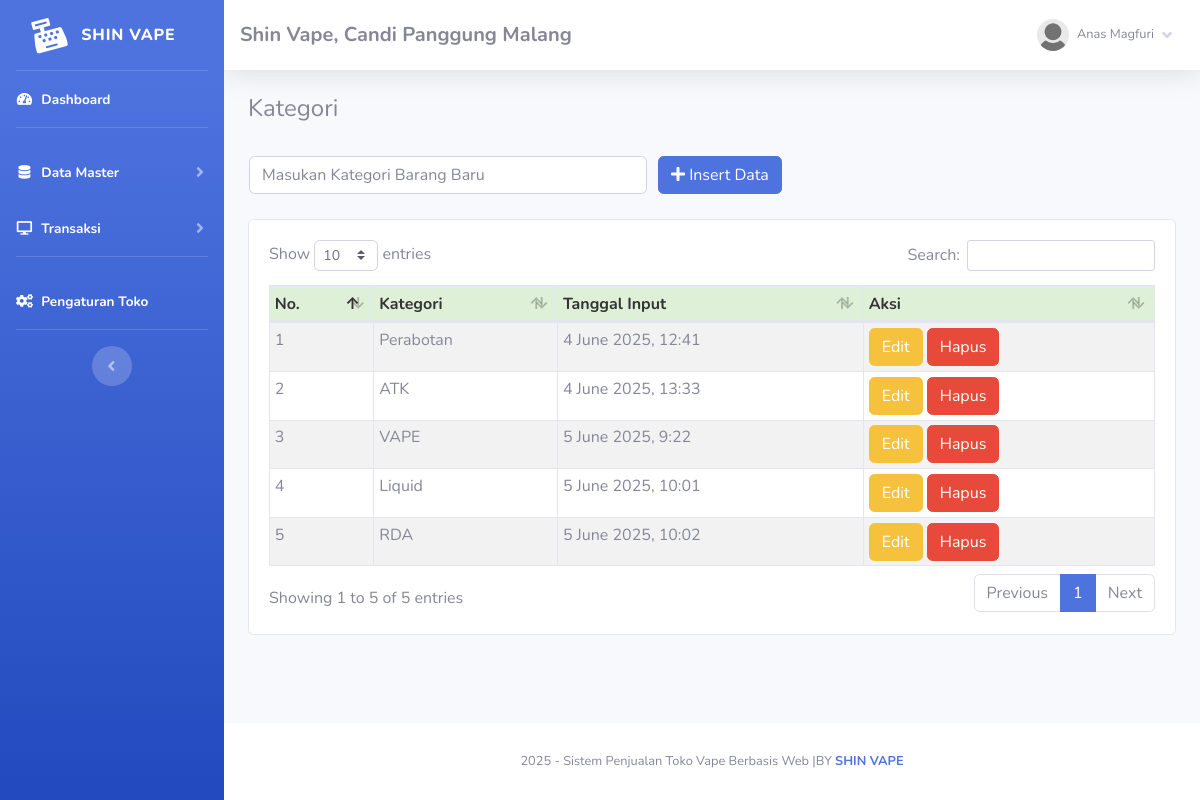
Screenshot of /index.php?page=kategori (signed in) with the database file from the repository.
### tables this page shows
CREATE TABLE `toko` (
  `id_toko` int NOT NULL,
  `nama_toko` varchar(255) NOT NULL,
  `alamat_toko` text NOT NULL,
  `tlp` varchar(255) NOT NULL,
  `nama_pemilik` varchar(255) NOT NULL
);

CREATE TABLE `member` (
  `id_member` int NOT NULL,
  `nm_member` varchar(255) NOT NULL,
  `alamat_member` text NOT NULL,
  `telepon` varchar(255) NOT NULL,
  `email` varchar(255) NOT NULL,
  `gambar` text NOT NULL,
  `NIK` text NOT NULL
);

CREATE TABLE `kategori` (
  `id_kategori` int NOT NULL,
  `nama_kategori` varchar(255) NOT NULL,
  `tgl_input` varchar(255) NOT NULL
);

### fungsi/view/view.php (called while the page is built, shortened)
<?php
class view
{
    protected $db;
    public function __construct($db)
    {
        $this->db = $db;
    }
    public function member_edit($id)
    {
        $sql = "select member.*, login.*
                from member inner join login on member.id_member = login.id_member
                where member.id_member= ?";
        $row = $this->db->prepare($sql);
        $row->execute(array($id));
        $hasil = $row->fetch();
        return $hasil;
    }
    public function toko()
    {
        $sql = "select*from toko where id_toko='1'";
        $row = $this->db->prepare($sql);
        $row->execute();
        $hasil = $row->fetch();
        return $hasil;
    }
    public function kategori()
    {
        $sql = "select*from kategori";
        $row = $this->db->prepare($sql);
        $row->execute();
        $hasil = $row->fetchAll();
        return $hasil;
    }
}

### admin/module/kategori/index.php (the view, shortened to what this page needs)
<h4>Kategori</h4>
<br />
<?php
	if(!empty($_GET['uid'])){
	$sql = "SELECT * FROM kategori WHERE id_kategori = ?";
	$row = $config->prepare($sql);
	$row->execute(array($_GET['uid']));
	$edit = $row->fetch();
?>
<form method="POST" action="fungsi/edit/edit.php?kategori=edit">
    <table>
        <tr>
            <td style="width:25pc;"><input type="text" class="form-control" value="<?= $edit['nama_kategori'];?>"
                    required name="kategori" placeholder="Masukan Kategori Barang Baru">
                <input type="hidden" name="id" value="<?= $edit['id_kategori'];?>">
            </td>
            <td style="padding-left:10px;"><button id="tombol-simpan" class="btn btn-primary"><i class="fa fa-edit"></i>
                    Ubah Data</button></td>
        </tr>
    </table>
</form>
<?php }else{?>
<form method="POST" action="fungsi/tambah/tambah.php?kategori=tambah">
    <table>
        <tr>
            <td style="width:25pc;"><input type="text" class="form-control" required name="kategori"
                    placeholder="Masukan Kategori Barang Baru"></td>
            <td style="padding-left:10px;"><button id="tombol-simpan" class="btn btn-primary"><i class="fa fa-plus"></i>
                    Insert Data</button></td>
        </tr>
    </table>
</form>
<?php }?>
<br />
<div class="card card-body">
    <div class="table-responsive">
        <table class="table table-bordered table-striped table-sm" id="example1">
            <thead>
                <tr style="background:#DFF0D8;color:#333;">
                    <th>No.</th>
                    <th>Kategori</th>
                    <th>Tanggal Input</th>
                    <th>Aksi</th>
                </tr>
            </thead>
            <tbody>
                <?php
				$hasil = $lihat -> kategori();
				$no=1;
				foreach($hasil as $isi){
			?>
                <tr>
                    <td><?php echo $no;?></td>
                    <td><?php echo $isi['nama_kategori'];?></td>
                    <td><?php echo $isi['tgl_input'];?></td>
                    <td>
                        <a href="index.php?page=kategori&uid=<?php echo $isi['id_kategori'];?>"><button
                                class="btn btn-warning">Edit</button></a>
                        <a href="fungsi/hapus/hapus.php?kategori=hapus&id=<?php echo $isi['id_kategori'];?>"
                            onclick="javascript:return confirm('Hapus Data Kategori ?');"><button
                                class="btn btn-danger">Hapus</button></a>
                    </td>
                </tr>
                <?php $no++; }?>
            </tbody>
        </table>
    </div>
</div>

### index.php (shortened to what this page needs)
<?php
if (!empty($_SESSION['admin'])) {
	require 'config.php';
	$lihat = new view($config);
	$toko = $lihat->toko();
	include 'admin/template/header.php';
	include 'admin/template/sidebar.php';
	if (!empty($_GET['page'])) {
		include 'admin/module/' . $_GET['page'] . '/index.php';
	} else {
		include 'admin/template/home.php';
	}
	include 'admin/template/footer.php';
} else {
	echo '<script>window.location="login.php";</script>';
	exit;
}
?>

### admin/template/header.php (shortened to what this page needs)
<!DOCTYPE html>
<html lang="en">
<head>
    <link href="sb-admin/vendor/fontawesome-free/css/all.min.css" rel="stylesheet" type="text/css">
    <link href="sb-admin/css/sb-admin-2.min.css" rel="stylesheet">
    <link rel="stylesheet" href="sb-admin/vendor/datatables/dataTables.bootstrap4.css" />
</head>
<body id="page-top">
    <div id="wrapper">

### admin/template/sidebar.php (shortened to what this page needs)
<?php
$id = $_SESSION['admin']['id_member'];
$hasil_profil = $lihat->member_edit($id);
?>
<ul class="navbar-nav bg-gradient-primary sidebar sidebar-dark accordion" id="accordionSidebar">
    <a class="sidebar-brand d-flex align-items-center justify-content-center" href="index.php">
        <div class="sidebar-brand-icon rotate-n-15">
            <i class="fas fa-cash-register"></i>
        </div>
        <div class="sidebar-brand-text mx-3">Shin Vape<sup></sup></div>
    </a>
    <hr class="sidebar-divider my-0">
    <li class="nav-item active">
        <a class="nav-link" href="index.php">
            <i class="fas fa-fw fa-tachometer-alt"></i>
            <span>Dashboard</span></a>
    </li>
    <hr class="sidebar-divider">
    <li class="nav-item active">
        <a class="nav-link collapsed" href="#" data-toggle="collapse" data-target="#collapseTwo" aria-expanded="true"
            aria-controls="collapseTwo">
            <i class="fas fa-fw fa-database"></i>
            <span>Data Master</span>
        </a>
    </li>
    <li class="nav-item active">
        <a class="nav-link collapsed" href="#" data-toggle="collapse" data-target="#collapse3" aria-expanded="true"
            aria-controls="collapse3">
            <i class="fas fa-fw fa-desktop"></i>
            <span>Transaksi</span>
        </a>
    </li>
    <hr class="sidebar-divider">
    <li class="nav-item active">
        <a class="nav-link" href="index.php?page=pengaturan">
            <i class="fas fa-fw fa-cogs"></i>
            <span>Pengaturan Toko</span></a>
    </li>
    <hr class="sidebar-divider d-none d-md-block">
    <div class="text-center d-none d-md-inline">
        <button class="rounded-circle border-0" id="sidebarToggle"></button>
    </div>
</ul>
<div id="content-wrapper" class="d-flex flex-column">
    <div id="content">
        <nav class="navbar navbar-expand navbar-light bg-white topbar mb-4 static-top shadow">
            <h5 class="d-lg-block d-none mt-2"><b><?php echo $toko['nama_toko']; ?>,
                    <?php echo $toko['alamat_toko']; ?></b></h5>
            <ul class="navbar-nav ml-auto">
                <li class="nav-item dropdown no-arrow">
                    <a class="nav-link dropdown-toggle" href="#" id="userDropdown" role="button" data-toggle="dropdown"
                        aria-haspopup="true" aria-expanded="false">
                        <img class="img-profile rounded-circle"
                            src="assets/img/user/<?php echo $hasil_profil['gambar']; ?>">
                        <span
                            class="mr-2 d-none d-lg-inline text-gray-600 small ml-2"><?php echo $hasil_profil['nm_member']; ?></span>
                        <i class="fas fa-angle-down"></i>
                    </a>
                </li>
            </ul>
        </nav>
        <div class="container-fluid">

### admin/template/footer.php (shortened to what this page needs)
</div>
</div>
<footer class="sticky-footer bg-white">
    <div class="container my-auto">
        <div class="copyright text-center my-auto">
            <span>
                <?php echo date('Y'); ?> - Sistem Penjualan Toko Vape Berbasis Web |BY
                <b><a href="" target="_blank">SHIN VAPE</a></b>
            </span>
        </div>
    </div>
</footer>
</div>
</div>
</body>
</html>

### rows the page displays
toko: nama_toko "Shin Vape", alamat_toko "Candi Panggung Malang"
kategori: nama_kategori "Perabotan", tgl_input "4 June 2025, 12:41"
kategori: nama_kategori "ATK", tgl_input "4 June 2025, 13:33"
kategori: nama_kategori "VAPE", tgl_input "5 June 2025, 9:22"
kategori: nama_kategori "Liquid", tgl_input "5 June 2025, 10:01"
kategori: nama_kategori "RDA", tgl_input "5 June 2025, 10:02"

### other values shown
$hasil_profil['nm_member'] "Anas Magfuri"
